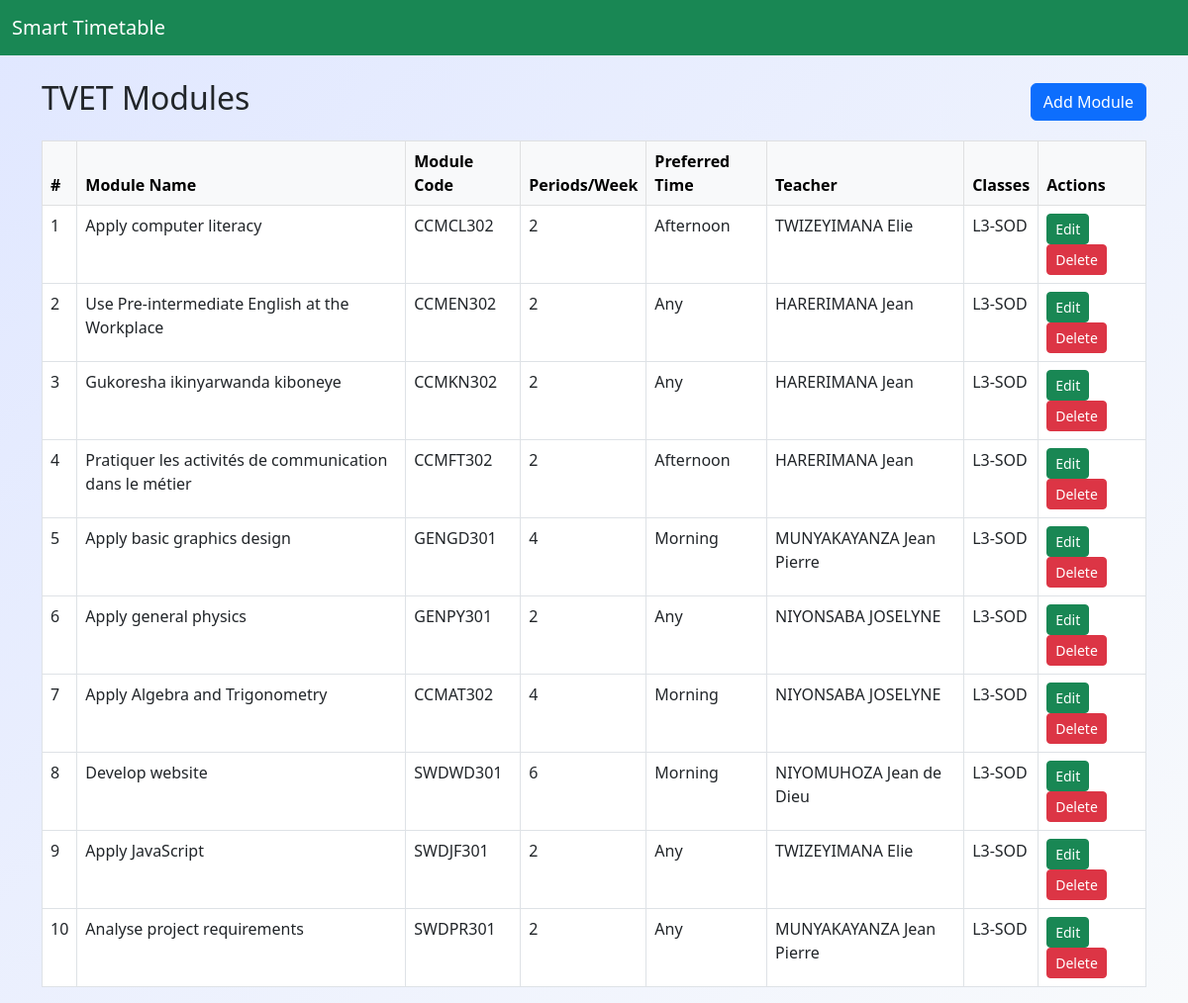
The app's page /admin/modules.php with its own data.
### tables this page shows
CREATE TABLE `modules` (
  `id` int(11) NOT NULL,
  `name` varchar(100) NOT NULL,
  `module_code` varchar(50) NOT NULL,
  `periods_per_week` int(11) NOT NULL,
  `preferred_time` enum('Any','Morning','Afternoon') DEFAULT 'Any',
  `teacher_id` int(11) DEFAULT NULL,
  `class_ids` varchar(255) DEFAULT NULL
);

CREATE TABLE `teachers` (
  `id` int(11) NOT NULL,
  `name` varchar(100) NOT NULL
);

### admin/modules.php (the view, shortened to what this page needs)
<?php
require_once '../includes/db.php';
$conn->query("ALTER TABLE modules ADD COLUMN IF NOT EXISTS preferred_time ENUM('Any','Morning','Afternoon') DEFAULT 'Any'");
$conn->query("ALTER TABLE modules ADD COLUMN IF NOT EXISTS teacher_id INT NULL");
$conn->query("ALTER TABLE modules ADD COLUMN IF NOT EXISTS class_ids VARCHAR(255) NULL");
$teacher_result = $conn->query("SELECT * FROM teachers ORDER BY name ASC");
$all_teachers = $teacher_result ? $teacher_result->fetch_all(MYSQLI_ASSOC) : [];
$class_result = $conn->query("SELECT * FROM rooms ORDER BY name ASC");
$all_classes = $class_result ? $class_result->fetch_all(MYSQLI_ASSOC) : [];
$result = $conn->query("SELECT * FROM modules ORDER BY id DESC");
$modules = $result ? $result->fetch_all(MYSQLI_ASSOC) : [];
?>
<!DOCTYPE html>
<html lang="en">
<head>
    <link href="https://cdn.jsdelivr.net/npm/bootstrap@5.3.0/dist/css/bootstrap.min.css" rel="stylesheet">
    <link href="../assets/css/style.css" rel="stylesheet">
</head>
<body>
    <nav class="navbar navbar-expand-lg navbar-dark bg-success mb-4">
        <div class="container-fluid">
            <a class="navbar-brand" href="dashboard.php?type=tvet">Smart Timetable</a>
        </div>
    </nav>
    <div class="container">
        <div class="d-flex justify-content-between align-items-center mb-3">
            <h2>TVET Modules</h2>
            <button class="btn btn-primary" data-bs-toggle="modal" data-bs-target="#addModal">Add Module</button>
        </div>
        <table class="table table-bordered table-hover bg-white">
            <thead class="table-light">
                <tr>
                    <th>#</th>
                    <th>Module Name</th>
                    <th>Module Code</th>
                    <th>Periods/Week</th>
                    <th>Preferred Time</th>
                    <th>Teacher</th>
                    <th>Classes</th>
                    <th>Actions</th>
                </tr>
            </thead>
            <tbody>
                <?php foreach ($modules as $i => $module): ?>
                <tr>
                    <td><?= $i+1 ?></td>
                    <td><?= htmlspecialchars($module['name']) ?></td>
                    <td><?= htmlspecialchars($module['module_code']) ?></td>
                    <td><?= $module['periods_per_week'] ?></td>
                    <td><?= htmlspecialchars($module['preferred_time'] ?? 'Any') ?></td>
                    <td>
                        <?php
                        $teacher_name = '';
                        if (!empty($module['teacher_id'])) {
                            foreach ($all_teachers as $t) {
                                if ($t['id'] == $module['teacher_id']) {
                                    $teacher_name = htmlspecialchars($t['name']);
                                    break;
                                }
                            }
                        }
                        echo $teacher_name ?: '-';
                        ?>
                    </td>
                    <td>
                        <?php
                        $class_names = [];
                        if (!empty($module['class_ids'])) {
                            $ids = explode(',', $module['class_ids']);
                            foreach ($all_classes as $c) {
                                if (in_array($c['id'], $ids)) {
                                    $class_names[] = htmlspecialchars($c['name']);
                                }
                            }
                        }
                        echo $class_names ? implode(', ', $class_names) : '-';
                        ?>
                    </td>
                    <td>
                        <button class="btn btn-sm btn-success" data-bs-toggle="modal" data-bs-target="#editModal<?= $module['id'] ?>">Edit</button>
                        <form method="post" action="" style="display:inline-block">
                            <button type="submit" name="delete" class="btn btn-sm btn-danger" onclick="return confirm('Delete this module?')">Delete</button>
                        </form>
                    </td>
                </tr>
                <?php endforeach; ?>
            </tbody>
        </table>
    </div>
</body>
</html>

### assets/css/style.css (style rules this page uses)
body { background: linear-gradient(135deg, #e0e7ff 0%, #f8fafc 100%); }

### records on screen
modules: name "Apply computer literacy", module_code "CCMCL302", periods_per_week "2", preferred_time "Afternoon", teacher.name "TWIZEYIMANA Elie", class_names "L3-SOD"
modules: name "Use Pre-intermediate English at the Workplace", module_code "CCMEN302", periods_per_week "2", preferred_time "Any", teacher.name "HARERIMANA Jean", class_names "L3-SOD"
modules: name "Gukoresha ikinyarwanda kiboneye", module_code "CCMKN302", periods_per_week "2", preferred_time "Any", teacher.name "HARERIMANA Jean", class_names "L3-SOD"
modules: name "Pratiquer les activités de communication dans le métier", module_code "CCMFT302", periods_per_week "2", preferred_time "Afternoon", teacher.name "HARERIMANA Jean", class_names "L3-SOD"
modules: name "Apply basic graphics design", module_code "GENGD301", periods_per_week "4", preferred_time "Morning", teacher.name "MUNYAKAYANZA Jean Pierre", class_names "L3-SOD"
modules: name "Apply general physics", module_code "GENPY301", periods_per_week "2", preferred_time "Any", teacher.name "NIYONSABA JOSELYNE", class_names "L3-SOD"
modules: name "Apply Algebra and Trigonometry", module_code "CCMAT302", periods_per_week "4", preferred_time "Morning", teacher.name "NIYONSABA JOSELYNE", class_names "L3-SOD"
modules: name "Develop website", module_code "SWDWD301", periods_per_week "6", preferred_time "Morning", teacher.name "NIYOMUHOZA Jean de Dieu", class_names "L3-SOD"
modules: name "Apply JavaScript", module_code "SWDJF301", periods_per_week "2", preferred_time "Any", teacher.name "TWIZEYIMANA Elie", class_names "L3-SOD"
modules: name "Analyse project requirements", module_code "SWDPR301", periods_per_week "2", preferred_time "Any", teacher.name "MUNYAKAYANZA Jean Pierre", class_names "L3-SOD"
